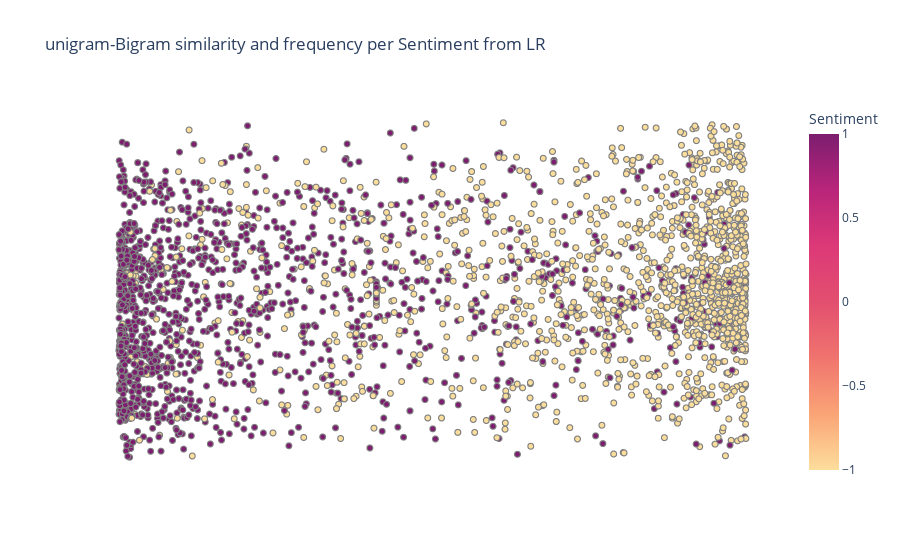

Here is the notebook cell this chart was saved with:
### Markdown cell above
# For LR

### Code cell
tsne = TSNE(n_components=2,learning_rate='auto',init='random')
# pca= PCA(n_components=1)
X_embedded  = tsne.fit_transform(tfidf)
df = pd.DataFrame(columns=['tsne_1','tsne_2','probas','tweet','Sentiment'])
df['tsne_1'] = X_embedded[:, 0]
# df['pca'] = X_embedded[:, 0]
df['tsne_2'] = X_embedded[:, 1]
df['probas'] = pd.DataFrame(probas3)
df['tweet'] = dataTest['OriginalTweet']
df['Sentiment'] = dataTest['Sentiment']
    # print(df.shape)
    # print(df['tsne_1'].head(2))
fig = px.scatter(df, x='probas', y='tsne_1', hover_name= 'tweet',color='Sentiment',size_max=45
                     , template='plotly_white', title='unigram-Bigram similarity and frequency per Sentiment from LR', labels={'words': 'Avg. Length<BR>(words)'}
                     , color_continuous_scale=px.colors.sequential.Sunsetdark)
fig.update_traces(marker=dict(line=dict(width=1, color='Gray')))
fig.update_xaxes(visible=False)
fig.update_yaxes(visible=False)
# fig.show()

iplot(fig)
# fig.write_html('scatterBinary.html')

### Figure 1 — Plotly figure (JSON) as saved in the notebook; plotly's stock layout.template omitted (floating-point values rounded to 4 significant figures; data arrays with more than 128 entries replaced by an {"elided": "..."} marker saying what was removed)
{"data": [{"hovertemplate": "<b>%{hovertext}</b><br><br>probas=%{x}<br>tsne_1=%{y}<br>Sentiment=%{marker.color}<extra></extra>", "hovertext": {"elided": "3179 str values"}, "legendgroup": "", "marker": {"color": {"elided": "3179 int values"}, "coloraxis": "coloraxis", "line": {"color": "Gray", "width": 1}, "symbol": "circle"}, "mode": "markers", "name": "", "showlegend": false, "type": "scattergl", "x": {"elided": "3179 float values"}, "xaxis": "x", "y": {"elided": "3179 float values"}, "yaxis": "y"}], "layout": {"coloraxis": {"colorbar": {"title": {"text": "Sentiment"}}, "colorscale": [[0, "rgb(252, 222, 156)"], [0.1667, "rgb(250, 164, 118)"], [0.3333, "rgb(240, 116, 110)"], [0.5, "rgb(227, 79, 111)"], [0.6667, "rgb(220, 57, 119)"], [0.8333, "rgb(185, 37, 122)"], [1, "rgb(124, 29, 111)"]]}, "legend": {"tracegroupgap": 0}, "title": {"text": "unigram-Bigram similarity and frequency per Sentiment from LR"}, "xaxis": {"anchor": "y", "domain": [0, 1], "title": {"text": "probas"}, "visible": false}, "yaxis": {"anchor": "x", "domain": [0, 1], "title": {"text": "tsne_1"}, "visible": false}}}
